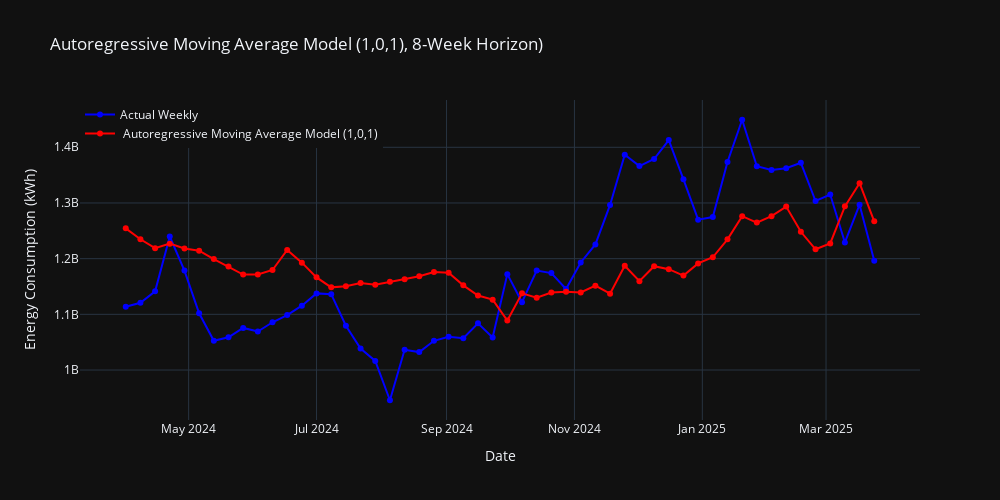

The cell this chart's notebook holds for it:
### Markdown cell above
ARMA 8-week horizon

### Code cell
import pandas as pd
from darts import TimeSeries
from darts.models import ARIMA
from darts.metrics import mape
import plotly.graph_objects as go
import plotly.io as pio
import warnings
from functools import reduce

warnings.filterwarnings("ignore")

# --- Load or define your data ---
# df = pd.read_csv("your_data.csv")
# time_index = pd.to_datetime(df["date"])
# energy_consumption_data = df["kwh"]

# Ensure consistent lengths
min_len = min(len(time_index), len(energy_consumption_data))
time_index = time_index[:min_len]
energy_consumption_data = energy_consumption_data[:min_len]

# --- Convert to Darts TimeSeries (WEEKLY) ---
series = TimeSeries.from_times_and_values(
    pd.DatetimeIndex(time_index),
    energy_consumption_data,
    fill_missing_dates=True,
)

# --- Training and prediction settings ---
horizon = 8                    # forecast 12 steps ahead
train_len = 104                # 2 years of training
start_idx = len(series) - 52  # last 1 year

# --- Containers for predicted and actual values ---
predicted = []
actual_vals = []

# --- Initialize model ---
model = ARIMA(1, 0, 1)  # ARIMA(1,0,0) with yearly seasonality
horizon = 8            
start = len(series) - 52 - horizon + 1

forecast = model.historical_forecasts(
    series=series,
    start=start,
    forecast_horizon=horizon,
    stride=1,
    retrain=True,
    train_length=104,
    last_points_only=True,
    show_warnings=False  # Optional: suppress warning messages
)
# --- Align actual values ---
actual = series.slice(forecast.start_time(), forecast.end_time())

# Convert to Pandas
actual_df = actual.pd_series().to_frame(name="Actual")
forecast_df = forecast.pd_series().to_frame(name="Forecast")

fig = go.Figure()

# Actual values
fig.add_trace(go.Scatter(
    x=actual_df.index,
    y=actual_df["Actual"],
    mode='lines+markers',
    name='Actual Weekly',
    line=dict(color='blue')
))

# --- Plot ---
fig = go.Figure()

fig.add_trace(go.Scatter(
    x=actual_df.index,
    y=actual_df["Actual"],
    mode='lines+markers',
    name='Actual Weekly',
    line=dict(color='blue')
))

fig.add_trace(go.Scatter(
    x=forecast_df.index,
    y=forecast_df["Forecast"],
    mode='lines+markers',
    name=' Autoregressive Moving Average Model (1,0,1)',
    line=dict(color='red')
))

fig.update_layout(
    title="Autoregressive Moving Average Model (1,0,1), 8-Week Horizon)",
    xaxis_title="Date",
    yaxis_title="Energy Consumption (kWh)",
    legend=dict(x=0, y=1),
    template="plotly_dark",
    width=1000,
    height=500
)

fig.show()

# --- Save ---
pio.write_json(
    fig,
    "/Users/omarabdesslem/Documents/Projects/Thesis-Website/public/ARMA/ARMA_data.json",
    pretty=True
)

# --- MAPE ---
if len(actual) == len(forecast):
    mape_score = mape(actual, forecast)
    print(f"MAPE (Student Forcing, Weekly): {mape_score:.2f}%")

    with open("/Users/omarabdesslem/Documents/Projects/Thesis-Website/public/ARMA/arma_mape.txt", "w") as f:
        f.write(f"{mape_score:.2f}")
else:
    print("Forecast and actual series do not match in length.")

### Figure 1 — Plotly figure (JSON) as saved in the notebook; plotly's stock layout.template omitted (floating-point values rounded to 4 significant figures)
{"data": [{"line": {"color": "blue"}, "mode": "lines+markers", "name": "Actual Weekly", "type": "scatter", "x": ["2024-04-01T00:00:00", "2024-04-08T00:00:00", "2024-04-15T00:00:00", "2024-04-22T00:00:00", "2024-04-29T00:00:00", "2024-05-06T00:00:00", "2024-05-13T00:00:00", "2024-05-20T00:00:00", "2024-05-27T00:00:00", "2024-06-03T00:00:00", "2024-06-10T00:00:00", "2024-06-17T00:00:00", "2024-06-24T00:00:00", "2024-07-01T00:00:00", "2024-07-08T00:00:00", "2024-07-15T00:00:00", "2024-07-22T00:00:00", "2024-07-29T00:00:00", "2024-08-05T00:00:00", "2024-08-12T00:00:00", "2024-08-19T00:00:00", "2024-08-26T00:00:00", "2024-09-02T00:00:00", "2024-09-09T00:00:00", "2024-09-16T00:00:00", "2024-09-23T00:00:00", "2024-09-30T00:00:00", "2024-10-07T00:00:00", "2024-10-14T00:00:00", "2024-10-21T00:00:00", "2024-10-28T00:00:00", "2024-11-04T00:00:00", "2024-11-11T00:00:00", "2024-11-18T00:00:00", "2024-11-25T00:00:00", "2024-12-02T00:00:00", "2024-12-09T00:00:00", "2024-12-16T00:00:00", "2024-12-23T00:00:00", "2024-12-30T00:00:00", "2025-01-06T00:00:00", "2025-01-13T00:00:00", "2025-01-20T00:00:00", "2025-01-27T00:00:00", "2025-02-03T00:00:00", "2025-02-10T00:00:00", "2025-02-17T00:00:00", "2025-02-24T00:00:00", "2025-03-03T00:00:00", "2025-03-10T00:00:00", "2025-03-17T00:00:00", "2025-03-24T00:00:00"], "y": [1114000000.0, 1121000000.0, 1141000000.0, 1240000000.0, 1179000000.0, 1102000000.0, 1053000000.0, 1059000000.0, 1076000000.0, 1069000000.0, 1086000000.0, 1099000000.0, 1116000000.0, 1138000000.0, 1136000000.0, 1080000000.0, 1039000000.0, 1016000000.0, 945700000.0, 1036000000.0, 1032000000.0, 1052000000.0, 1060000000.0, 1057000000.0, 1084000000.0, 1058000000.0, 1172000000.0, 1122000000.0, 1179000000.0, 1174000000.0, 1145000000.0, 1193000000.0, 1225000000.0, 1296000000.0, 1387000000.0, 1366000000.0, 1379000000.0, 1413000000.0, 1342000000.0, 1270000000.0, 1275000000.0, 1374000000.0, 1449000000.0, 1366000000.0, 1359000000.0, 1362000000.0, 1372000000.0, 1304000000.0, 1315000000.0, 1229000000.0, 1297000000.0, 1196000000.0]}, {"line": {"color": "red"}, "mode": "lines+markers", "name": " Autoregressive Moving Average Model (1,0,1)", "type": "scatter", "x": ["2024-04-01T00:00:00", "2024-04-08T00:00:00", "2024-04-15T00:00:00", "2024-04-22T00:00:00", "2024-04-29T00:00:00", "2024-05-06T00:00:00", "2024-05-13T00:00:00", "2024-05-20T00:00:00", "2024-05-27T00:00:00", "2024-06-03T00:00:00", "2024-06-10T00:00:00", "2024-06-17T00:00:00", "2024-06-24T00:00:00", "2024-07-01T00:00:00", "2024-07-08T00:00:00", "2024-07-15T00:00:00", "2024-07-22T00:00:00", "2024-07-29T00:00:00", "2024-08-05T00:00:00", "2024-08-12T00:00:00", "2024-08-19T00:00:00", "2024-08-26T00:00:00", "2024-09-02T00:00:00", "2024-09-09T00:00:00", "2024-09-16T00:00:00", "2024-09-23T00:00:00", "2024-09-30T00:00:00", "2024-10-07T00:00:00", "2024-10-14T00:00:00", "2024-10-21T00:00:00", "2024-10-28T00:00:00", "2024-11-04T00:00:00", "2024-11-11T00:00:00", "2024-11-18T00:00:00", "2024-11-25T00:00:00", "2024-12-02T00:00:00", "2024-12-09T00:00:00", "2024-12-16T00:00:00", "2024-12-23T00:00:00", "2024-12-30T00:00:00", "2025-01-06T00:00:00", "2025-01-13T00:00:00", "2025-01-20T00:00:00", "2025-01-27T00:00:00", "2025-02-03T00:00:00", "2025-02-10T00:00:00", "2025-02-17T00:00:00", "2025-02-24T00:00:00", "2025-03-03T00:00:00", "2025-03-10T00:00:00", "2025-03-17T00:00:00", "2025-03-24T00:00:00"], "y": [1254000000.0, 1235000000.0, 1219000000.0, 1227000000.0, 1218000000.0, 1214000000.0, 1199000000.0, 1186000000.0, 1171000000.0, 1172000000.0, 1180000000.0, 1216000000.0, 1193000000.0, 1166000000.0, 1148000000.0, 1151000000.0, 1156000000.0, 1153000000.0, 1158000000.0, 1163000000.0, 1168000000.0, 1176000000.0, 1175000000.0, 1152000000.0, 1134000000.0, 1126000000.0, 1089000000.0, 1138000000.0, 1130000000.0, 1139000000.0, 1140000000.0, 1139000000.0, 1152000000.0, 1137000000.0, 1187000000.0, 1160000000.0, 1186000000.0, 1181000000.0, 1170000000.0, 1191000000.0, 1202000000.0, 1235000000.0, 1276000000.0, 1265000000.0, 1276000000.0, 1294000000.0, 1248000000.0, 1217000000.0, 1227000000.0, 1294000000.0, 1335000000.0, 1267000000.0]}], "layout": {"height": 500, "legend": {"x": 0, "y": 1}, "title": {"text": "Autoregressive Moving Average Model (1,0,1), 8-Week Horizon)"}, "width": 1000, "xaxis": {"title": {"text": "Date"}}, "yaxis": {"title": {"text": "Energy Consumption (kWh)"}}}}
